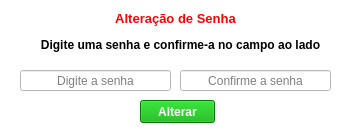
<?xml version="1.0" encoding="UTF-8"?>
<ui version="4.0">
 <class>MainWindow</class>
 <widget class="QMainWindow" name="MainWindow">
  <property name="geometry">
   <rect>
    <x>0</x>
    <y>0</y>
    <width>350</width>
    <height>135</height>
   </rect>
  </property>
  <property name="minimumSize">
   <size>
    <width>350</width>
    <height>135</height>
   </size>
  </property>
  <property name="maximumSize">
   <size>
    <width>350</width>
    <height>135</height>
   </size>
  </property>
  <property name="windowTitle">
   <string>MainWindow</string>
  </property>
  <property name="styleSheet">
   <string notr="true">background-color: rgb(255, 255, 255);</string>
  </property>
  <widget class="QWidget" name="centralwidget">
   <widget class="QPushButton" name="pushButton">
    <property name="geometry">
     <rect>
      <x>140</x>
      <y>100</y>
      <width>75</width>
      <height>23</height>
     </rect>
    </property>
    <property name="font">
     <font>
      <weight>75</weight>
      <bold>true</bold>
     </font>
    </property>
    <property name="styleSheet">
     <string notr="true">background-color: rgb(0, 170, 0);
color: rgb(255, 255, 255);</string>
    </property>
    <property name="text">
     <string>Alterar</string>
    </property>
   </widget>
   <widget class="QLabel" name="label">
    <property name="geometry">
     <rect>
      <x>20</x>
      <y>10</y>
      <width>311</width>
      <height>16</height>
     </rect>
    </property>
    <property name="font">
     <font>
      <pointsize>10</pointsize>
      <weight>75</weight>
      <bold>true</bold>
     </font>
    </property>
    <property name="styleSheet">
     <string notr="true">color: rgb(255, 0, 0);</string>
    </property>
    <property name="text">
     <string>Alteração de Senha</string>
    </property>
    <property name="alignment">
     <set>Qt::AlignCenter</set>
    </property>
   </widget>
   <widget class="QLineEdit" name="lineEdit">
    <property name="geometry">
     <rect>
      <x>20</x>
      <y>70</y>
      <width>151</width>
      <height>21</height>
     </rect>
    </property>
    <property name="echoMode">
     <enum>QLineEdit::Password</enum>
    </property>
    <property name="alignment">
     <set>Qt::AlignCenter</set>
    </property>
    <property name="placeholderText">
     <string>Digite a senha</string>
    </property>
   </widget>
   <widget class="QLineEdit" name="lineEdit_2">
    <property name="geometry">
     <rect>
      <x>180</x>
      <y>70</y>
      <width>151</width>
      <height>21</height>
     </rect>
    </property>
    <property name="echoMode">
     <enum>QLineEdit::Password</enum>
    </property>
    <property name="alignment">
     <set>Qt::AlignCenter</set>
    </property>
    <property name="placeholderText">
     <string>Confirme a senha</string>
    </property>
   </widget>
   <widget class="QLabel" name="label_2">
    <property name="geometry">
     <rect>
      <x>35</x>
      <y>34</y>
      <width>291</width>
      <height>21</height>
     </rect>
    </property>
    <property name="font">
     <font>
      <weight>75</weight>
      <bold>true</bold>
     </font>
    </property>
    <property name="text">
     <string>Digite uma senha e confirme-a no campo ao lado</string>
    </property>
    <property name="alignment">
     <set>Qt::AlignCenter</set>
    </property>
   </widget>
  </widget>
 </widget>
 <resources/>
 <connections/>
</ui>
